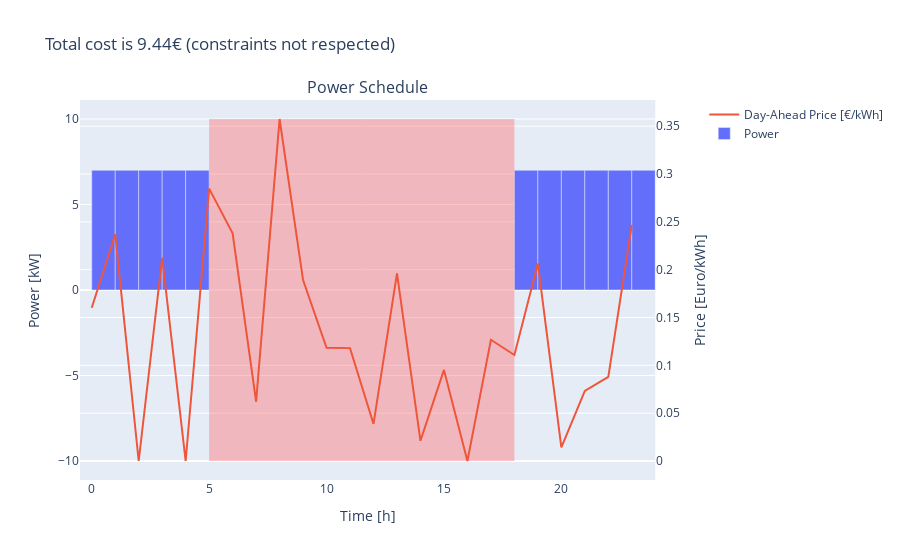
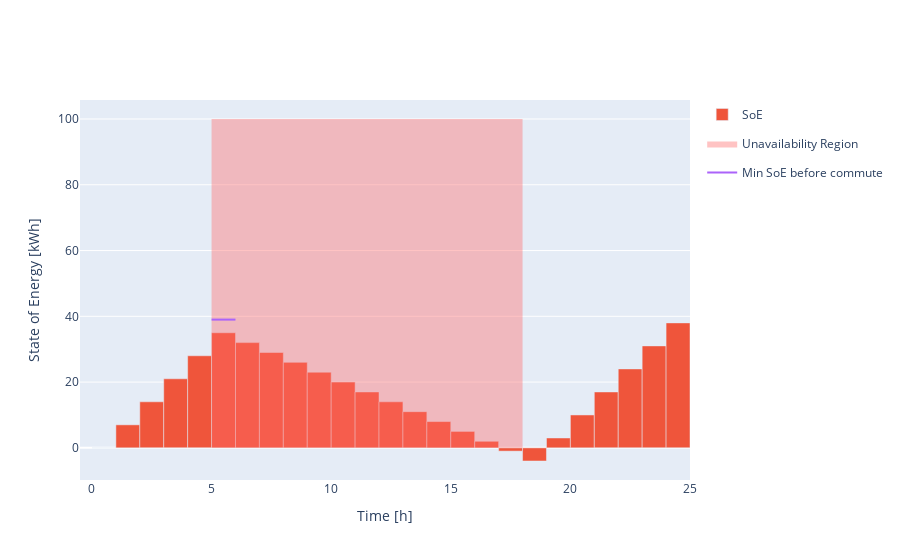

Notebook cell for these charts, in order:
### Code cell
def illegal_optimisation(data: Data, visualize: bool) -> None:
    power_schedule = np.full(24, 7)
    power_schedule[data.leave_time : data.return_time] = 0
    solution(power_schedule, data, visualize)


illegal_optimisation(data, visualize=True)

### Figure 1 — Plotly figure (JSON) as saved in the notebook; plotly's stock layout.template omitted (floating-point values rounded to 4 significant figures)
{"data": [{"name": "Power", "offset": 0, "type": "bar", "width": 1, "xaxis": "x", "y": [7, 7, 7, 7, 7, 0, 0, 0, 0, 0, 0, 0, 0, 0, 0, 0, 0, 0, 7, 7, 7, 7, 7, 7], "yaxis": "y"}, {"name": "Day-Ahead Price [€/kWh]", "type": "scatter", "xaxis": "x", "y": [0.1602, 0.2369, 0, 0.2124, 0, 0.2847, 0.238, 0.06204, 0.3575, 0.1892, 0.1184, 0.118, 0.03871, 0.1962, 0.02114, 0.09524, 0, 0.1267, 0.1108, 0.2064, 0.01413, 0.07326, 0.08799, 0.2468], "yaxis": "y2"}, {"line": {"color": "rgba(0,0,0,0)"}, "mode": "lines", "showlegend": false, "type": "scatter", "x": [5, 5], "xaxis": "x", "y": [-10, 10], "yaxis": "y"}, {"fill": "tonexty", "fillcolor": "rgba(255, 105, 105, 0.4)", "legendgroup": "Unavailability Region", "line": {"color": "rgba(0,0,0,0)"}, "mode": "lines", "showlegend": false, "type": "scatter", "x": [18, 18], "xaxis": "x", "y": [-10, 10], "yaxis": "y"}], "layout": {"annotations": [{"font": {"size": 16}, "showarrow": false, "text": "Power Schedule", "x": 0.47, "xanchor": "center", "xref": "paper", "y": 1, "yanchor": "bottom", "yref": "paper"}], "title": {"text": "Total cost is 9.44€ (constraints not respected)"}, "xaxis": {"anchor": "y", "domain": [0, 0.94], "title": {"text": "Time [h]"}}, "xaxis2": {"title": {"text": "Time [h]"}}, "yaxis": {"anchor": "x", "domain": [0, 1], "title": {"text": "Power [kW]"}}, "yaxis2": {"anchor": "x", "overlaying": "y", "side": "right", "title": {"text": "Price [Euro/kWh]"}}}}

### Figure 2 — Plotly figure (JSON) as saved in the notebook; plotly's stock layout.template omitted (floating-point values rounded to 4 significant figures)
{"data": [{"line": {"color": "rgba(0,0,0,0)"}, "mode": "lines", "showlegend": false, "type": "scatter", "x": [5, 5], "y": [0, 100]}, {"name": "SoE", "offset": 0, "type": "bar", "width": 1, "y": [0, 7, 14, 21, 28, 35, 32, 29, 26, 23, 20, 17, 14, 11, 8, 5, 2, -1, -4, 3, 10, 17, 24, 31, 38]}, {"fill": "tonexty", "fillcolor": "rgba(255, 105, 105, 0.4)", "legendgroup": "Unavailability Region", "line": {"color": "rgba(0,0,0,0)"}, "mode": "lines", "name": "Unavailability Region", "type": "scatter", "x": [18, 18], "y": [0, 100]}, {"mode": "lines", "name": "Min SoE before commute", "type": "scatter", "x": [5, 6], "y": [39, 39]}], "layout": {"xaxis": {"title": {"text": "Time [h]"}}, "yaxis": {"title": {"text": "State of Energy [kWh]"}}}}
